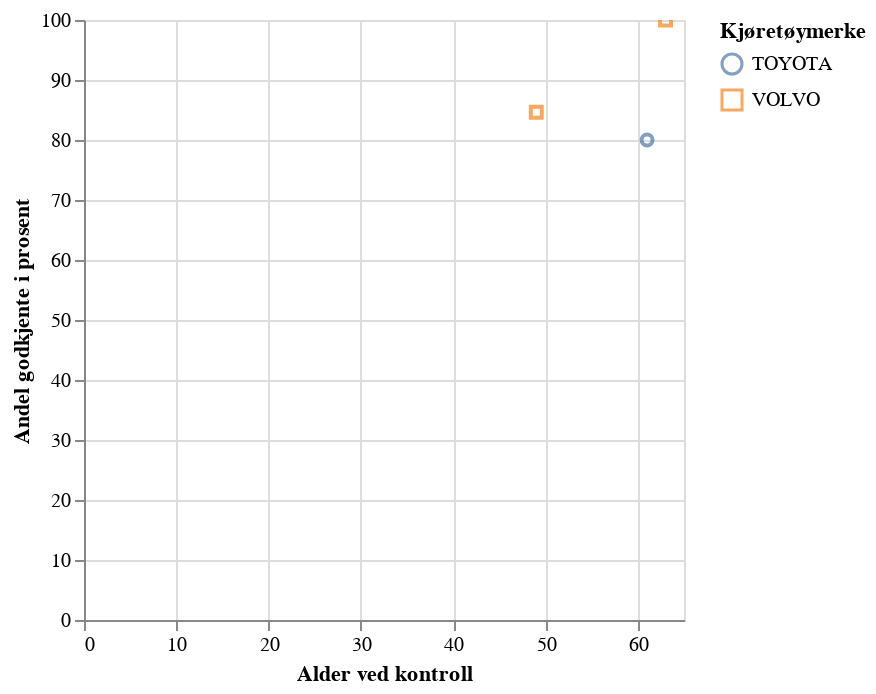

The cell this chart's notebook holds for it:
### Code cell
import altair as alt

df_andel.plot.point(

    x=alt.X("Alder ved kontroll", title="Alder ved kontroll"), y="Andel godkjente i prosent", color="Kjøretøymerke", shape="Kjøretøymerke"

)  

# Usikker på om jg har gjort det riktig. Utfra dette ville jeg vel valgt Volvo...?

### Figure 1 — Vega-Lite specification as saved in the notebook (floating-point values rounded to 4 significant figures)
{"config": {"view": {"continuousWidth": 300, "continuousHeight": 300}}, "data": {"name": "data-76324e064061f690a09716f55f379f7e"}, "mark": {"type": "point", "tooltip": true}, "encoding": {"color": {"field": "Kjøretøymerke", "type": "nominal"}, "shape": {"field": "Kjøretøymerke", "type": "nominal"}, "x": {"field": "Alder ved kontroll", "title": "Alder ved kontroll", "type": "quantitative"}, "y": {"field": "Andel godkjente i prosent", "type": "quantitative"}}, "params": [{"name": "param_5", "select": {"type": "interval", "encodings": ["x", "y"]}, "bind": "scales"}], "$schema": "https://vega.github.io/schema/vega-lite/v5.20.1.json", "datasets": {"data-76324e064061f690a09716f55f379f7e": [{"Kjøretøymerke": "VOLVO", "Alder ved kontroll": 63, "Andel godkjente i prosent": 100.0}, {"Kjøretøymerke": "VOLVO", "Alder ved kontroll": 49, "Andel godkjente i prosent": 84.62}, {"Kjøretøymerke": "TOYOTA", "Alder ved kontroll": 61, "Andel godkjente i prosent": 80.0}]}}
